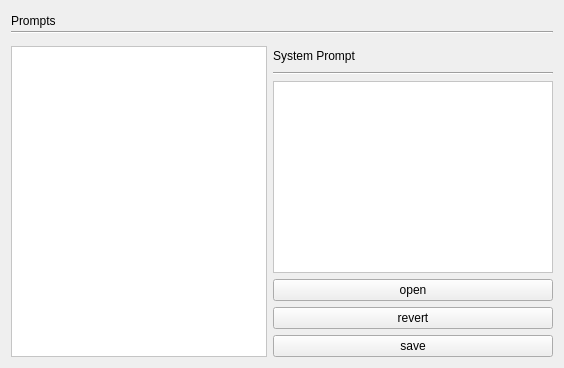
     <widget class="QWidget" name="tab_7">
      <attribute name="title">
       <string>Prompts</string>
      </attribute>
      <layout class="QGridLayout" name="gridLayout_10">
       <item row="0" column="0">
        <layout class="QVBoxLayout" name="verticalLayout_9">
         <item>
          <layout class="QVBoxLayout" name="verticalLayout_13">
           <property name="spacing">
            <number>0</number>
           </property>
           <property name="bottomMargin">
            <number>6</number>
           </property>
           <item>
            <layout class="QHBoxLayout" name="horizontalLayout_16">
             <property name="spacing">
              <number>0</number>
             </property>
             <item>
              <widget class="QLabel" name="label_8">
               <property name="text">
                <string>Prompts</string>
               </property>
              </widget>
             </item>
             <item>
              <spacer name="horizontalSpacer_12">
               <property name="orientation">
                <enum>Qt::Horizontal</enum>
               </property>
               <property name="sizeHint" stdset="0">
                <size>
                 <width>40</width>
                 <height>20</height>
                </size>
               </property>
              </spacer>
             </item>
            </layout>
           </item>
           <item>
            <widget class="Line" name="line_6">
             <property name="sizePolicy">
              <sizepolicy hsizetype="Expanding" vsizetype="Fixed">
               <horstretch>0</horstretch>
               <verstretch>0</verstretch>
              </sizepolicy>
             </property>
             <property name="minimumSize">
              <size>
               <width>40</width>
               <height>0</height>
              </size>
             </property>
             <property name="maximumSize">
              <size>
               <width>600</width>
               <height>16777215</height>
              </size>
             </property>
             <property name="orientation">
              <enum>Qt::Horizontal</enum>
             </property>
            </widget>
           </item>
          </layout>
         </item>
        </layout>
       </item>
       <item row="1" column="0">
        <layout class="QHBoxLayout" name="horizontalLayout_21">
         <item>
          <widget class="QListWidget" name="listWidgetPrompts">
           <property name="styleSheet">
            <string notr="true">background-color: rgb(255, 255, 255);
alternate-background-color: rgb(207, 207, 207);</string>
           </property>
           <property name="alternatingRowColors">
            <bool>true</bool>
           </property>
           <property name="sortingEnabled">
            <bool>true</bool>
           </property>
          </widget>
         </item>
         <item>
          <layout class="QVBoxLayout" name="verticalLayout_14">
           <item>
            <layout class="QHBoxLayout" name="horizontalLayout_22">
             <property name="spacing">
              <number>0</number>
             </property>
             <item>
              <widget class="QLabel" name="label_11">
               <property name="text">
                <string>System Prompt</string>
               </property>
              </widget>
             </item>
             <item>
              <spacer name="horizontalSpacer_15">
               <property name="orientation">
                <enum>Qt::Horizontal</enum>
               </property>
               <property name="sizeHint" stdset="0">
                <size>
                 <width>40</width>
                 <height>20</height>
                </size>
               </property>
              </spacer>
             </item>
            </layout>
           </item>
           <item>
            <widget class="Line" name="line_7">
             <property name="sizePolicy">
              <sizepolicy hsizetype="Expanding" vsizetype="Fixed">
               <horstretch>0</horstretch>
               <verstretch>0</verstretch>
              </sizepolicy>
             </property>
             <property name="minimumSize">
              <size>
               <width>40</width>
               <height>0</height>
              </size>
             </property>
             <property name="maximumSize">
              <size>
               <width>600</width>
               <height>16777215</height>
              </size>
             </property>
             <property name="orientation">
              <enum>Qt::Horizontal</enum>
             </property>
            </widget>
           </item>
           <item>
            <widget class="QPlainTextEdit" name="plainTextEditPrompt">
             <property name="minimumSize">
              <size>
               <width>280</width>
               <height>0</height>
              </size>
             </property>
             <property name="styleSheet">
              <string notr="true">background-color: rgb(255, 255, 255);
alternate-background-color: rgb(207, 207, 207);</string>
             </property>
            </widget>
           </item>
           <item>
            <widget class="QPushButton" name="pushButtonSystemPromptOpen">
             <property name="text">
              <string>open</string>
             </property>
            </widget>
           </item>
           <item>
            <widget class="QPushButton" name="pushButtonSystemPromptRevert">
             <property name="text">
              <string>revert</string>
             </property>
            </widget>
           </item>
           <item>
            <widget class="QPushButton" name="pushButtonSystemPromptSave">
             <property name="text">
              <string>save</string>
             </property>
            </widget>
           </item>
          </layout>
         </item>
        </layout>
       </item>
      </layout>
     </widget>
